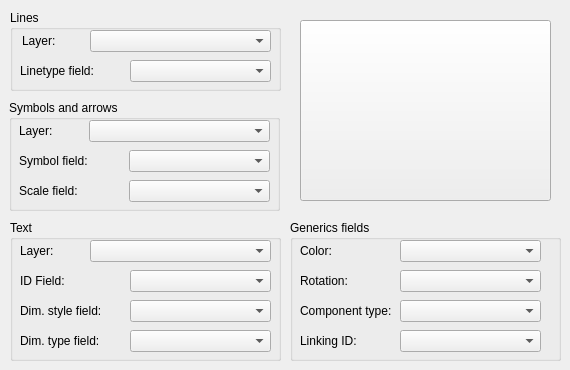
            <widget class="QWidget" name="DBTab">
                <attribute name="title">
                    <string>DB</string>
                </attribute>
                <widget class="QGroupBox" name="groupBox_5">
                    <property name="geometry">
                        <rect>
                            <x>10</x>
                            <y>10</y>
                            <width>271</width>
                            <height>81</height>
                        </rect>
                    </property>
                    <property name="title">
                        <string>Lines</string>
                    </property>
                    <widget class="QLabel" name="label_2">
                        <property name="geometry">
                            <rect>
                                <x>12</x>
                                <y>20</y>
                                <width>61</width>
                                <height>21</height>
                            </rect>
                        </property>
                        <property name="text">
                            <string>Layer:</string>
                        </property>
                    </widget>
                    <widget class="QComboBox" name="linearLayerName">
                        <property name="geometry">
                            <rect>
                                <x>80</x>
                                <y>20</y>
                                <width>181</width>
                                <height>22</height>
                            </rect>
                        </property>
                        <property name="toolTip">
                            <string>Name of the layer for dimension lines.</string>
                        </property>
                    </widget>
                    <widget class="QComboBox" name="lineTypeFieldName">
                        <property name="geometry">
                            <rect>
                                <x>120</x>
                                <y>50</y>
                                <width>141</width>
                                <height>22</height>
                            </rect>
                        </property>
                        <property name="toolTip">
                            <string>Field storing the linetype name.</string>
                        </property>
                    </widget>
                    <widget class="QLabel" name="label_21">
                        <property name="geometry">
                            <rect>
                                <x>10</x>
                                <y>50</y>
                                <width>101</width>
                                <height>21</height>
                            </rect>
                        </property>
                        <property name="text">
                            <string>Linetype field:</string>
                        </property>
                    </widget>
                </widget>
                <widget class="QGroupBox" name="groupBox_6">
                    <property name="geometry">
                        <rect>
                            <x>9</x>
                            <y>100</y>
                            <width>271</width>
                            <height>111</height>
                        </rect>
                    </property>
                    <property name="title">
                        <string>Symbols and arrows</string>
                    </property>
                    <widget class="QComboBox" name="symbolLayerName">
                        <property name="geometry">
                            <rect>
                                <x>80</x>
                                <y>20</y>
                                <width>181</width>
                                <height>22</height>
                            </rect>
                        </property>
                        <property name="toolTip">
                            <string>Name of the layer for dimension symbols and arrows.</string>
                        </property>
                    </widget>
                    <widget class="QLabel" name="label_13">
                        <property name="geometry">
                            <rect>
                                <x>10</x>
                                <y>20</y>
                                <width>61</width>
                                <height>21</height>
                            </rect>
                        </property>
                        <property name="text">
                            <string>Layer:</string>
                        </property>
                    </widget>
                    <widget class="QLabel" name="label_22">
                        <property name="geometry">
                            <rect>
                                <x>10</x>
                                <y>50</y>
                                <width>101</width>
                                <height>21</height>
                            </rect>
                        </property>
                        <property name="text">
                            <string>Symbol field:</string>
                        </property>
                    </widget>
                    <widget class="QComboBox" name="symbolFieldName">
                        <property name="geometry">
                            <rect>
                                <x>120</x>
                                <y>50</y>
                                <width>141</width>
                                <height>22</height>
                            </rect>
                        </property>
                        <property name="toolTip">
                            <string>Field storing the symbol name.</string>
                        </property>
                    </widget>
                    <widget class="QComboBox" name="scaleFieldName">
                        <property name="geometry">
                            <rect>
                                <x>120</x>
                                <y>80</y>
                                <width>141</width>
                                <height>22</height>
                            </rect>
                        </property>
                        <property name="toolTip">
                            <string>Field storing the symbol size.</string>
                        </property>
                    </widget>
                    <widget class="QLabel" name="label_23">
                        <property name="geometry">
                            <rect>
                                <x>10</x>
                                <y>80</y>
                                <width>101</width>
                                <height>21</height>
                            </rect>
                        </property>
                        <property name="text">
                            <string>Scale field:</string>
                        </property>
                    </widget>
                </widget>
                <widget class="QGroupBox" name="groupBox_7">
                    <property name="geometry">
                        <rect>
                            <x>290</x>
                            <y>220</y>
                            <width>271</width>
                            <height>141</height>
                        </rect>
                    </property>
                    <property name="title">
                        <string>Generics fields</string>
                    </property>
                    <widget class="QLabel" name="label_24">
                        <property name="geometry">
                            <rect>
                                <x>10</x>
                                <y>50</y>
                                <width>91</width>
                                <height>21</height>
                            </rect>
                        </property>
                        <property name="text">
                            <string>Rotation:</string>
                        </property>
                    </widget>
                    <widget class="QComboBox" name="rotFieldName">
                        <property name="geometry">
                            <rect>
                                <x>110</x>
                                <y>50</y>
                                <width>141</width>
                                <height>22</height>
                            </rect>
                        </property>
                        <property name="toolTip">
                            <string>Field storing the rotation of the punctual elements od dimension (symbols, arrows,
                                text).
                            </string>
                        </property>
                    </widget>
                    <widget class="QLabel" name="label_16">
                        <property name="geometry">
                            <rect>
                                <x>10</x>
                                <y>20</y>
                                <width>91</width>
                                <height>21</height>
                            </rect>
                        </property>
                        <property name="text">
                            <string>Color:</string>
                        </property>
                    </widget>
                    <widget class="QComboBox" name="colorFieldName">
                        <property name="geometry">
                            <rect>
                                <x>110</x>
                                <y>20</y>
                                <width>141</width>
                                <height>22</height>
                            </rect>
                        </property>
                        <property name="toolTip">
                            <string>Field storing the RGB colorfor all elements of dimension (e.g. &quot;255,255,255,255&quot;
                                = white with total opacity).
                            </string>
                        </property>
                    </widget>
                    <widget class="QLabel" name="label_28">
                        <property name="geometry">
                            <rect>
                                <x>10</x>
                                <y>110</y>
                                <width>91</width>
                                <height>21</height>
                            </rect>
                        </property>
                        <property name="text">
                            <string>Linking ID:</string>
                        </property>
                    </widget>
                    <widget class="QComboBox" name="idParentFieldName">
                        <property name="geometry">
                            <rect>
                                <x>110</x>
                                <y>110</y>
                                <width>141</width>
                                <height>22</height>
                            </rect>
                        </property>
                        <property name="toolTip">
                            <string>Field storing the ID of the dimension to group all elements (except the text which
                                is the root element).
                            </string>
                        </property>
                    </widget>
                    <widget class="QLabel" name="label_25">
                        <property name="geometry">
                            <rect>
                                <x>10</x>
                                <y>80</y>
                                <width>91</width>
                                <height>21</height>
                            </rect>
                        </property>
                        <property name="text">
                            <string>Component type:</string>
                        </property>
                    </widget>
                    <widget class="QComboBox" name="componentFieldName">
                        <property name="geometry">
                            <rect>
                                <x>110</x>
                                <y>80</y>
                                <width>141</width>
                                <height>22</height>
                            </rect>
                        </property>
                        <property name="toolTip">
                            <string>&lt;html&gt;&lt;head/&gt;&lt;body&gt;&lt;p&gt;Field storing the component type of
                                dimension:&lt;/p&gt;&lt;p&gt;&amp;quot;D1&amp;quot; = Dimension line 1.&lt;/p&gt;&lt;p&gt;&amp;quot;D2&amp;quot;
                                = Dimension line 2.&lt;/p&gt;&lt;p&gt;&amp;quot;E1&amp;quot; = Extension line 1.&lt;/p&gt;&lt;p&gt;&amp;quot;E2&amp;quot;
                                = Extension line 2.&lt;/p&gt;&lt;p&gt;&amp;quot;L&amp;quot; = Leader.&lt;/p&gt;&lt;p&gt;&amp;quot;B1&amp;quot;
                                = Block 1.&lt;/p&gt;&lt;p&gt;&amp;quot;B2&amp;quot; = Block 2.&lt;/p&gt;&lt;p&gt;&amp;quot;LB&amp;quot;
                                = Leader Block.&lt;/p&gt;&lt;p&gt;&amp;quot;AB&amp;quot; = Arc Block.&lt;/p&gt;&lt;p&gt;&amp;quot;D1&amp;quot;
                                = Dimension point 1.&lt;/p&gt;&lt;p&gt;&amp;quot;D2&amp;quot; = Dimension point 2.&lt;/p&gt;&lt;/body&gt;&lt;/html&gt;
                            </string>
                        </property>
                    </widget>
                </widget>
                <widget class="QGroupBox" name="groupBox_8">
                    <property name="geometry">
                        <rect>
                            <x>10</x>
                            <y>220</y>
                            <width>271</width>
                            <height>141</height>
                        </rect>
                    </property>
                    <property name="title">
                        <string>Text</string>
                    </property>
                    <widget class="QLabel" name="label_27">
                        <property name="geometry">
                            <rect>
                                <x>10</x>
                                <y>50</y>
                                <width>101</width>
                                <height>21</height>
                            </rect>
                        </property>
                        <property name="text">
                            <string>ID Field:</string>
                        </property>
                    </widget>
                    <widget class="QComboBox" name="idFieldName">
                        <property name="geometry">
                            <rect>
                                <x>120</x>
                                <y>50</y>
                                <width>141</width>
                                <height>22</height>
                            </rect>
                        </property>
                        <property name="toolTip">
                            <string>Field storing the unique code for each dimension.</string>
                        </property>
                    </widget>
                    <widget class="QComboBox" name="dimStyleFieldName">
                        <property name="geometry">
                            <rect>
                                <x>120</x>
                                <y>80</y>
                                <width>141</width>
                                <height>22</height>
                            </rect>
                        </property>
                        <property name="toolTip">
                            <string>Field storing the name of the dimension style.</string>
                        </property>
                    </widget>
                    <widget class="QLabel" name="label_29">
                        <property name="geometry">
                            <rect>
                                <x>10</x>
                                <y>80</y>
                                <width>101</width>
                                <height>21</height>
                            </rect>
                        </property>
                        <property name="text">
                            <string>Dim. style field:</string>
                        </property>
                    </widget>
                    <widget class="QLabel" name="label_30">
                        <property name="geometry">
                            <rect>
                                <x>10</x>
                                <y>110</y>
                                <width>101</width>
                                <height>21</height>
                            </rect>
                        </property>
                        <property name="text">
                            <string>Dim. type field:</string>
                        </property>
                    </widget>
                    <widget class="QComboBox" name="dimTypeFieldName">
                        <property name="geometry">
                            <rect>
                                <x>120</x>
                                <y>110</y>
                                <width>141</width>
                                <height>22</height>
                            </rect>
                        </property>
                        <property name="toolTip">
                            <string>&lt;html&gt;&lt;head/&gt;&lt;body&gt;&lt;p&gt;Field storing the dimension type:&lt;/p&gt;&lt;p&gt;&amp;quot;AL&amp;quot;
                                = linear dimension that is aligned with the origin points of the extension lines.&lt;/p&gt;&lt;p&gt;&amp;quot;AN&amp;quot;
                                = angular dimension, it measures the angle between selected objects or 3 points.&lt;/p&gt;&lt;p&gt;&amp;quot;BL&amp;quot;
                                = linear, angular, or ordinate dimension from the baseline of the previous or selected
                                dimension.&lt;/p&gt;&lt;p&gt;&amp;quot;CE&amp;quot; = creates the center mark or the
                                centerlines of circles and arcs.&lt;/p&gt;&lt;p&gt;&amp;quot;DI&amp;quot; = creates a
                                diameter dimension for a circle or an arc.&lt;/p&gt;&lt;p&gt;&amp;quot;LD&amp;quot; =
                                creates a line that connects annotation to a feature..&lt;/p&gt;&lt;p&gt;&amp;quot;LI&amp;quot;
                                = linear dimension with a horizontal, vertical, or rotated dimension line.&lt;/p&gt;&lt;p&gt;&amp;quot;RA&amp;quot;
                                = radial dimension, measures the radius of a selected circle or arc and displays the
                                dimension text with a radius symbol in front of it.&lt;/p&gt;&lt;p&gt;&amp;quot;AR&amp;quot;
                                = arc length dimensions measure the distance along an arc or polyline arc segment.&lt;/p&gt;&lt;/body&gt;&lt;/html&gt;
                            </string>
                        </property>
                    </widget>
                    <widget class="QLabel" name="label_14">
                        <property name="geometry">
                            <rect>
                                <x>10</x>
                                <y>20</y>
                                <width>61</width>
                                <height>21</height>
                            </rect>
                        </property>
                        <property name="text">
                            <string>Layer:</string>
                        </property>
                    </widget>
                    <widget class="QComboBox" name="textualLayerName">
                        <property name="geometry">
                            <rect>
                                <x>80</x>
                                <y>20</y>
                                <width>181</width>
                                <height>22</height>
                            </rect>
                        </property>
                        <property name="toolTip">
                            <string>Name of the layer storing dimension texts.</string>
                        </property>
                    </widget>
                </widget>
                <widget class="QPushButton" name="previewDummy">
                    <property name="geometry">
                        <rect>
                            <x>300</x>
                            <y>20</y>
                            <width>251</width>
                            <height>181</height>
                        </rect>
                    </property>
                    <property name="text">
                        <string/>
                    </property>
                </widget>
            </widget>
